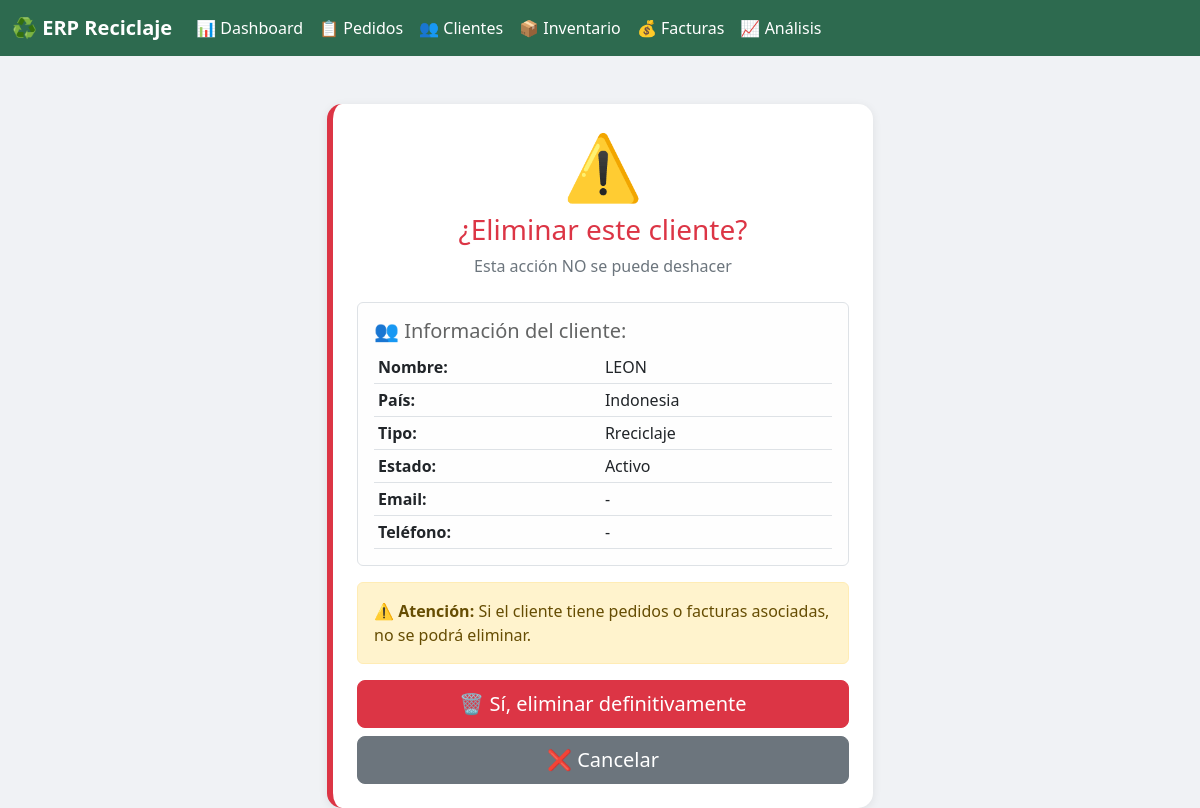
The page /clientes/3/eliminar/ (signed in) on the database its author committed.
### clientes/models.py (models this page shows, shortened)
class Cliente(models.Model):
    TIPO_CLIENTE = [
        ('RECICLAJE', 'Rreciclaje'),
        ('SERVICIOS', 'Servicios (parking, alquiler...)'),
    ]
    ESTADO_CHOICES = [
        ('ACTIVO', 'Activo'),
        ('SEGUIMIENTO', 'En seguimiento'),
        ('EN_PAUSA', 'En pausa'),
        ('DESCARTADO', 'Descartado'),
    ]
    nombre = models.CharField(max_length=200)
    nif = models.CharField(max_length=20, blank=True)
    pais = models.CharField(max_length=100, default='España')
    direccion = models.CharField(max_length=300, blank=True)
    email = models.EmailField(blank=True)
    telefono = models.CharField(max_length=50, blank=True)
    tipo = models.CharField(max_length=20, choices=TIPO_CLIENTE, default='RECICLAJE')
    estado = models.CharField(max_length=20, choices=ESTADO_CHOICES, default='ACTIVO')
    notas = models.TextField(blank=True)
    fecha_registro = models.DateTimeField(auto_now_add=True)
    codigo_nima = models.CharField(max_length=50, blank=True,verbose_name="Código NIMA")
    numero_gestor = models.CharField(max_length=50, blank=True,verbose_name="Nº Gestor de Residuos")
    class Meta:
        verbose_name = "Cliente"
        verbose_name_plural = "Clientes"
        ordering = ['nombre']

### clientes/views.py (the view)
# urls.py: path('<int:cliente_id>/eliminar/', views.confirmar_eliminar_cliente, name='confirmar_eliminar_cliente'),
@login_required
def confirmar_eliminar_cliente(request, cliente_id):
    cliente = get_object_or_404(Cliente, id=cliente_id)
    context = {
        'cliente': cliente,
    }
    return render(request, 'clientes/confirmar_eliminar.html', context)

### clientes/templates/clientes/confirmar_eliminar.html (shortened to what this page needs)
<!DOCTYPE html>
<html lang="es">
<head>
    <link href="https://cdn.jsdelivr.net/npm/bootstrap@5.2.3/dist/css/bootstrap.min.css" rel="stylesheet">
</head>
<body>
    <nav class="navbar navbar-expand-lg navbar-custom">
        <div class="container-fluid">
            <a class="navbar-brand text-white fw-bold" href="/">♻️ ERP Reciclaje</a>
            <div class="collapse navbar-collapse">
                <ul class="navbar-nav me-auto">
                    <li class="nav-item"><a class="nav-link" href="/">📊 Dashboard</a></li>
                    <li class="nav-item"><a class="nav-link" href="/pedidos/">📋 Pedidos</a></li>
                    <li class="nav-item"><a class="nav-link active" href="/clientes/">👥 Clientes</a></li>
                    <li class="nav-item"><a class="nav-link" href="/inventario/">📦 Inventario</a></li>
                    <li class="nav-item"><a class="nav-link" href="/finanzas/">💰 Facturas</a></li>
                    <li class="nav-item"><a class="nav-link" href="/analisis/">📈 Análisis</a></li>
                </ul>
            </div>
        </div>
    </nav>
    <div class="container mt-5">
        <div class="row justify-content-center">
            <div class="col-md-6">
                <div class="card card-custom card-peligro">
                    <div class="card-body p-4">
                        <div class="text-center mb-4">
                            <h1 style="font-size: 4rem;">⚠️</h1>
                            <h3 class="text-danger">¿Eliminar este cliente?</h3>
                            <p class="text-muted">Esta acción NO se puede deshacer</p>
                        </div>
                        <div class="alert alert-light border">
                            <h5>👥 Información del cliente:</h5>
                            <table class="table table-sm mb-0">
                                <tr>
                                    <td><strong>Nombre:</strong></td>
                                    <td>{{ cliente.nombre }}</td>
                                </tr>
                                <tr>
                                    <td><strong>País:</strong></td>
                                    <td>{{ cliente.pais }}</td>
                                </tr>
                                <tr>
                                    <td><strong>Tipo:</strong></td>
                                    <td>{{ cliente.get_tipo_display }}</td>
                                </tr>
                                <tr>
                                    <td><strong>Estado:</strong></td>
                                    <td>{{ cliente.get_estado_display }}</td>
                                </tr>
                                <tr>
                                    <td><strong>Email:</strong></td>
                                    <td>{{ cliente.email|default:"-" }}</td>
                                </tr>
                                <tr>
                                    <td><strong>Teléfono:</strong></td>
                                    <td>{{ cliente.telefono|default:"-" }}</td>
                                </tr>
                            </table>
                        </div>
                        <div class="alert alert-warning">
                            <strong>⚠️ Atención:</strong> Si el cliente tiene pedidos o facturas asociadas, no se podrá eliminar.
                        </div>
                        <form method="POST" action="{% url 'eliminar_cliente' cliente.id %}">
                            <div class="d-grid gap-2">
                                <button type="submit" class="btn btn-danger btn-lg">
                                    🗑️ Sí, eliminar definitivamente
                                </button>
                                <a href="{% url 'lista_clientes' %}" class="btn btn-secondary btn-lg">
                                    ❌ Cancelar
                                </a>
                            </div>
                        </form>
                    </div>
                </div>
            </div>
        </div>
    </div>
</body>
</html>

### clientes/templates/clientes/confirmar_eliminar.html (style rules this page uses)
body { background: #f0f2f5; }
.navbar-custom { background: #2d6a4f; }
.navbar-custom .nav-link { color: white !important; }
.card-custom { border-radius: 15px; box-shadow: 0 2px 10px rgba(0,0,0,0.08); border: none; }
.card-peligro { border-left: 6px solid #dc3545; }

### rows shown on the page
Cliente: nombre "LEON", pais "Indonesia", tipo "Rreciclaje", estado "Activo", email "-", telefono "-"
